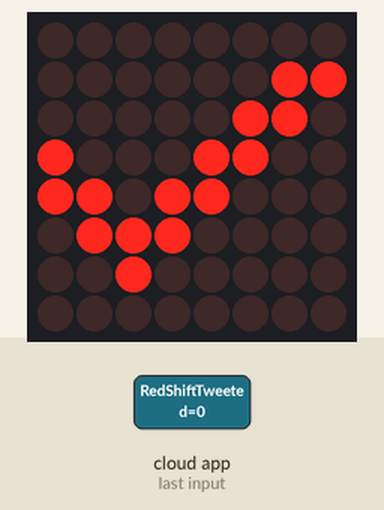
Recording of a sketch running on a simulated ESP8266 (NodeMCU). Shown: 8×8 LED matrix. Wiring (inferred from the names in the program): MAX7219 LED driver (orientation assumed): data GPIO 13; clock GPIO 14; CS GPIO 12. The inputs (shaded band) are chosen by the test bench. WiFi joins after 1.5 s; servers stay silent unless stated; no MQTT or app messages arrive unless stated; what the sketch prints to the serial monitor is not drawn.

2.9 s: the phone or cloud app sets RedShiftTweeted to 0
Above: at 8.7 s.
Timing chart, 0 to 10.2 s (numbered marks = the images above; inputs shaded):
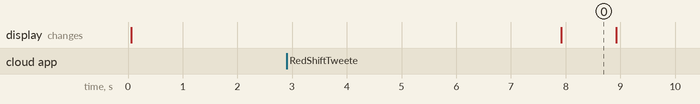

The sketch:

huzzah_LEDMatrix.ino
```cpp
#include <ESP8266WiFi.h>
#include "Adafruit_MQTT.h"
#include "Adafruit_MQTT_Client.h"

// function prototypes
void connect(void);

/****************************** Variables  ******************************************/
unsigned char i;
unsigned char j;
int tweetsReceived = 0;

/****************************** LED Matrixes  **********************************/
unsigned char disp1[4][8]={
{0xFF,0x81,0x81,0x81,0x81,0x81,0x81,0xFF},//Square 1
{0x00,0x7E,0x42,0x42,0x42,0x42,0x7E,0x00},//Square 2
{0x00,0x00,0x3C,0x24,0x24,0x3C,0x00,0x00},//Square 3
{0x00,0x00,0x00,0x18,0x18,0x00,0x00,0x00},//Square 4
};

unsigned char heart[1][8]={
{0x00,0x66,0xFF,0xFF,0x7E,0x3C,0x18,0x00},
};

unsigned char check[1][8]={
{0x00,0x03,0x06,0x8C,0xD8,0x70,0x20,0x00},
};

/****************************** LED Display Functions*********************************/

 void flashSquares()
{
   for(j=0;j<4;j++)
  {
   for(i=1;i<9;i++)
    Write_Max7219(i,disp1[j][i-1]);
   delay(50);
  }
  for(j=2;j>0;j--)
  {
   for(i=1;i<9;i++)
    Write_Max7219(i,disp1[j][i-1]);
   delay(50);
  }
}

void showHeart()
{
  for(i=1;i<9;i++)
    Write_Max7219(i,heart[0][i-1]);
}

void showCheck()
{
  for(i=1;i<9;i++)
    Write_Max7219(i,check[0][i-1]);
}

void clearScreen()
{
  for(i=1;i<9;i++)
    Write_Max7219(i,0x00);
}

/****************************** Pins ******************************************/
int Max7219_pinCLK = 14;
int Max7219_pinCS = 12;
int Max7219_pinDIN = 13;


/****************************** LED Matrix Helper Function**********************/
void Write_Max7219_byte(unsigned char DATA)
{
            unsigned char i;
      digitalWrite(Max7219_pinCS,LOW);
      for(i=8;i>=1;i--)
          {
             digitalWrite(Max7219_pinCLK,LOW);
             digitalWrite(Max7219_pinDIN,DATA&0x80);// Extracting a bit data
             DATA = DATA<<1;
             digitalWrite(Max7219_pinCLK,HIGH);
           }
}


void Write_Max7219(unsigned char address,unsigned char dat)
{
        digitalWrite(Max7219_pinCS,LOW);
        Write_Max7219_byte(address);           //address，code of LED
        Write_Max7219_byte(dat);               //data，figure on LED
        digitalWrite(Max7219_pinCS,HIGH);
}

void Init_MAX7219(void)
{
 Write_Max7219(0x09, 0x00);       //decoding ：BCD
 Write_Max7219(0x0a, 0x03);       //brightness
 Write_Max7219(0x0b, 0x07);       //scanlimit；8 LEDs
 Write_Max7219(0x0c, 0x01);       //power-down mode：0，normal mode：1
 Write_Max7219(0x0f, 0x00);       //test display：1；EOT，display：0
}

/************************* WiFi Access Point *********************************/

// SAAS
#define WLAN_SSID       "stream"
#define WLAN_PASS       "performance"

/************************* Adafruit.io Setup *********************************/

#define AIO_SERVER      "io.adafruit.com"
#define AIO_SERVERPORT  1883
#define AIO_USERNAME    "gcronin"
#define AIO_KEY         "75f95bbad10f44c0a4823a611e93abf3"

/************ Global State (you don't need to change this!) ******************/

// Create an ESP8266 WiFiClient class to connect to the MQTT server.
WiFiClient client;

// Setup the MQTT client class by passing in the WiFi client and MQTT server and login details.
Adafruit_MQTT_Client mqtt(&client, AIO_SERVER, AIO_SERVERPORT, AIO_USERNAME, AIO_KEY);

/****************************** Feeds ***************************************/

// Setup feed called 'TWEET' for subscribing to changes from Adafruit IO.
Adafruit_MQTT_Subscribe TWEET = Adafruit_MQTT_Subscribe(&mqtt, AIO_USERNAME "/feeds/RedShiftTweeted");

/*************************Connect to adafruit io via MQTT**********************/

void connect() {

  Serial.print(F("Connecting to Adafruit IO... "));

  int8_t ret;

  while ((ret = mqtt.connect()) != 0) {

    switch (ret) {
      case 1: Serial.println(F("Wrong protocol")); break;
      case 2: Serial.println(F("ID rejected")); break;
      case 3: Serial.println(F("Server unavail")); break;
      case 4: Serial.println(F("Bad user/pass")); break;
      case 5: Serial.println(F("Not authed")); break;
      case 6: Serial.println(F("Failed to subscribe")); break;
      default: Serial.println(F("Connection failed")); break;
    }

    if(ret >= 0)
      mqtt.disconnect();

    Serial.println(F("Retrying connection..."));
    delay(5000);

  }

  Serial.println(F("Adafruit IO Connected!"));

}

/*************************** Sketch Code ************************************/

void setup()
{

  pinMode(Max7219_pinCLK,OUTPUT);
  pinMode(Max7219_pinCS,OUTPUT);
  pinMode(Max7219_pinDIN,OUTPUT);
  delay(50);
  Init_MAX7219();

  Serial.begin(9600);

  Serial.println(F("Adafruit IO Example"));  //F means that the string is stored in flash memory

  // Connect to WiFi access point.
  Serial.println(); Serial.println();
  delay(10);
  Serial.print(F("Connecting to "));
  Serial.println(WLAN_SSID);

  WiFi.begin(WLAN_SSID, WLAN_PASS);
  while (WiFi.status() != WL_CONNECTED) {
    delay(500);
    Serial.print(F("."));
  }
  Serial.println();

  Serial.println(F("WiFi connected"));
  Serial.println(F("IP address: "));
  Serial.println(WiFi.localIP());

  // listen for events on the TWEET feed
  mqtt.subscribe(&TWEET);

  // connect to adafruit io
  connect();
}


void loop()
{
  Adafruit_MQTT_Subscribe *subscription;

  // ping adafruit io three times to make sure we remain connected
  if(! mqtt.ping(3))
  {
    // reconnect to adafruit io if the ping failed
    if(! mqtt.connected())
      connect();
  }

  // this is our 'wait for incoming subscription packets' busy subloop.
  // this takes 5000 ms to run, which means that the rest of the program
  // only gets done once in 5 seconds.
  while (subscription = mqtt.readSubscription(5000))
  {

    // for events from the RedShiftTweeted feed
    if (subscription == &TWEET)
    {

      // convert mqtt ascii payload to int
      char *value = (char *)TWEET.lastread;
      Serial.print(F("TWEET Received: "));
      Serial.println(value);
      ++tweetsReceived;
      Serial.print(F("Number of Tweets Received: "));
      Serial.println(tweetsReceived);

    }
  }

  for(int i = 0; i < tweetsReceived; i++)
  {
    if(i%2 == 0)
    {
      showCheck();
      delay(1000);
    }
    else
    {
      showHeart();
      delay(1000);
    }
  }

  clearScreen();

}
```

Measured:
- after the input at 2.9 s, the display: changes after 5.0 s (image 0)
- what the display in image 0 shows lasts 1.0 s, from 7.9 s to 8.9 s
